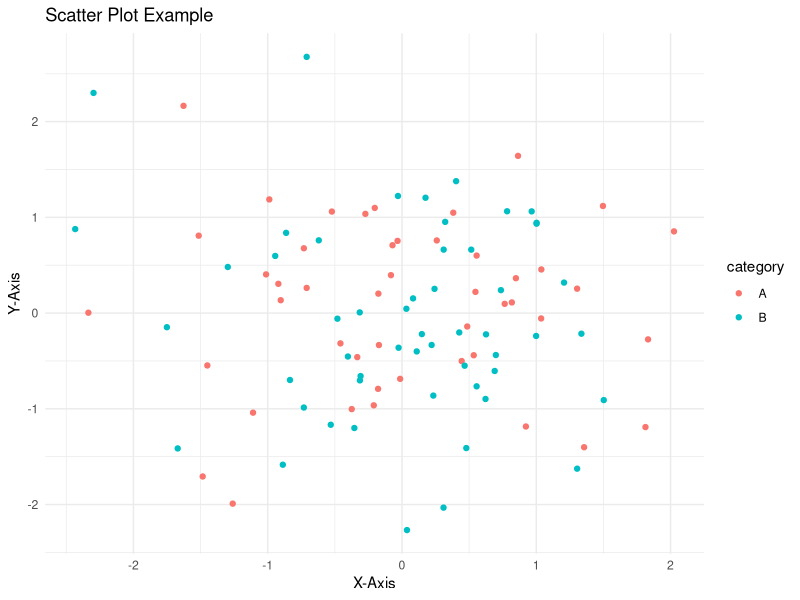
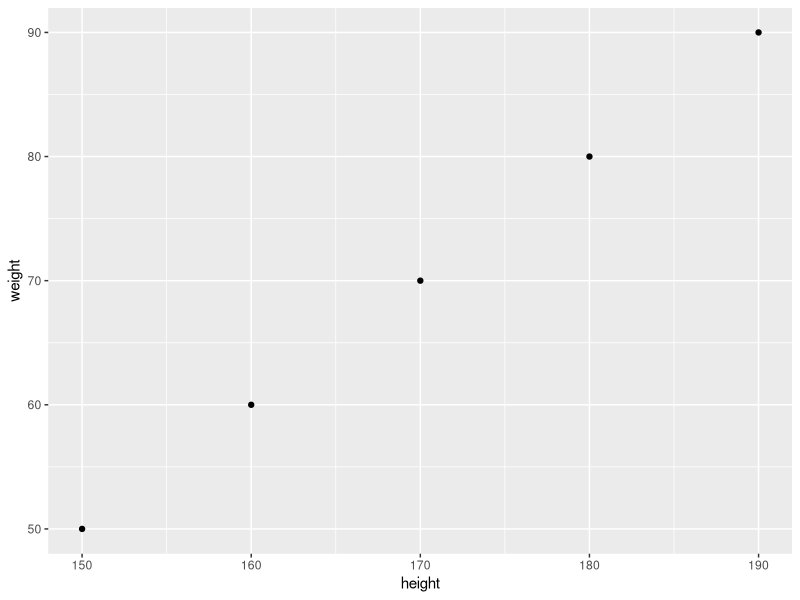
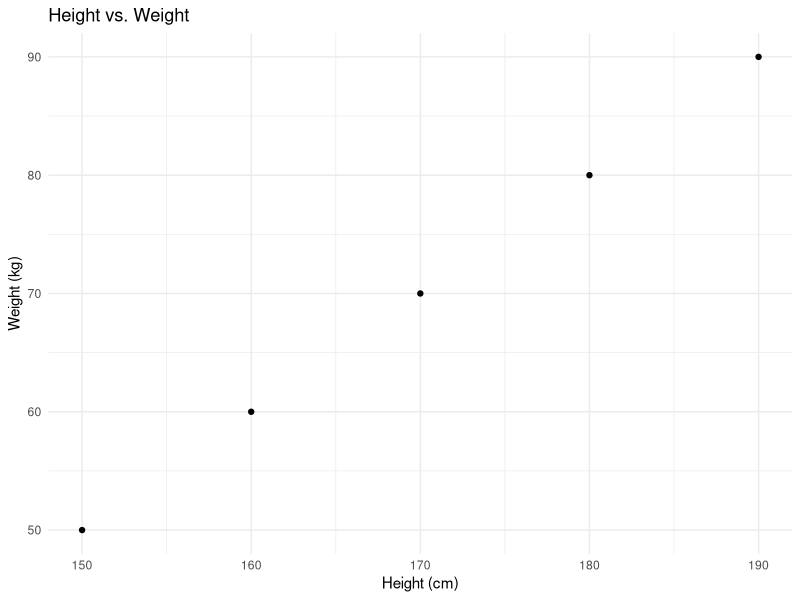
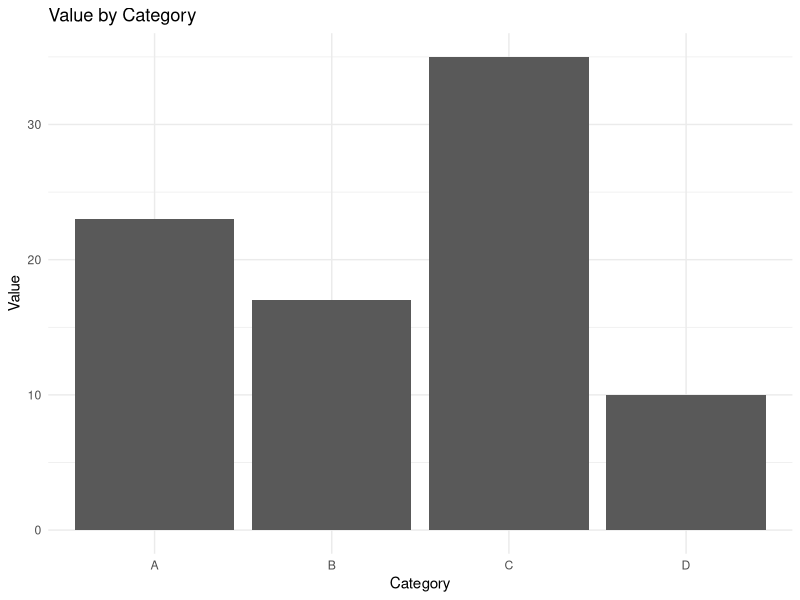
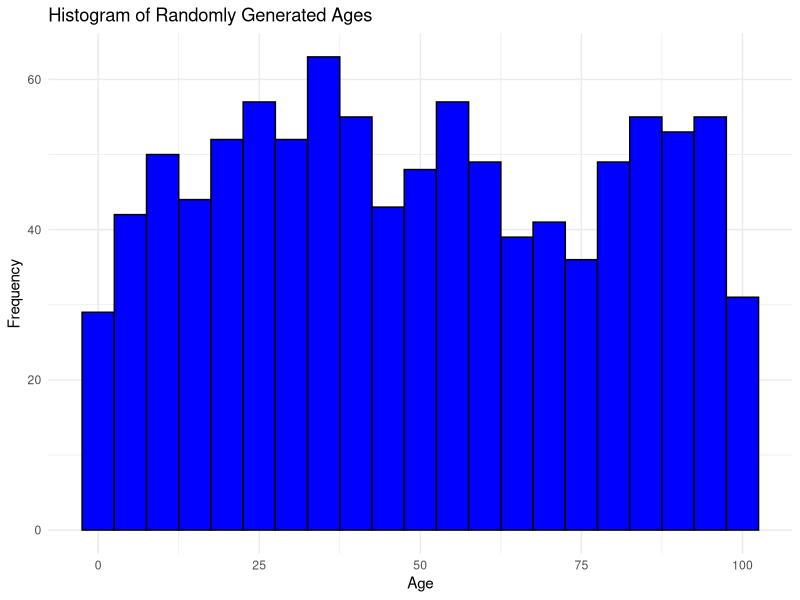
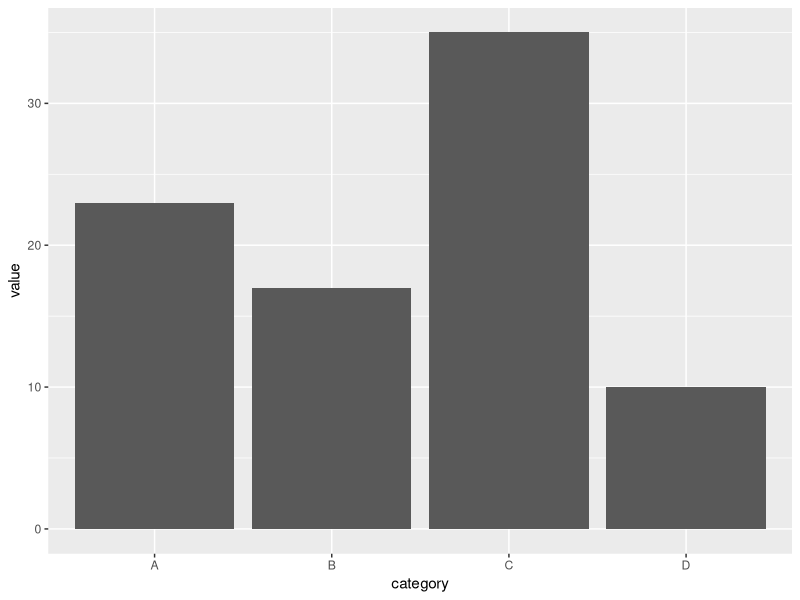
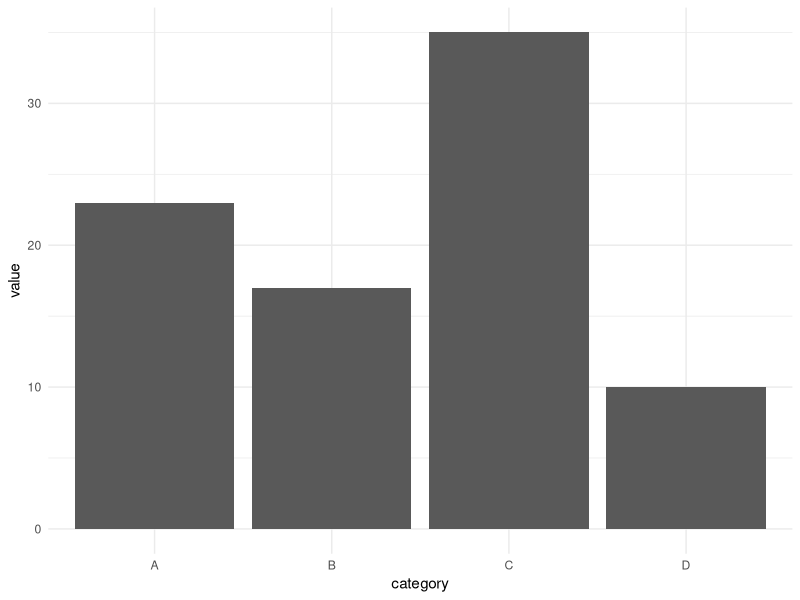
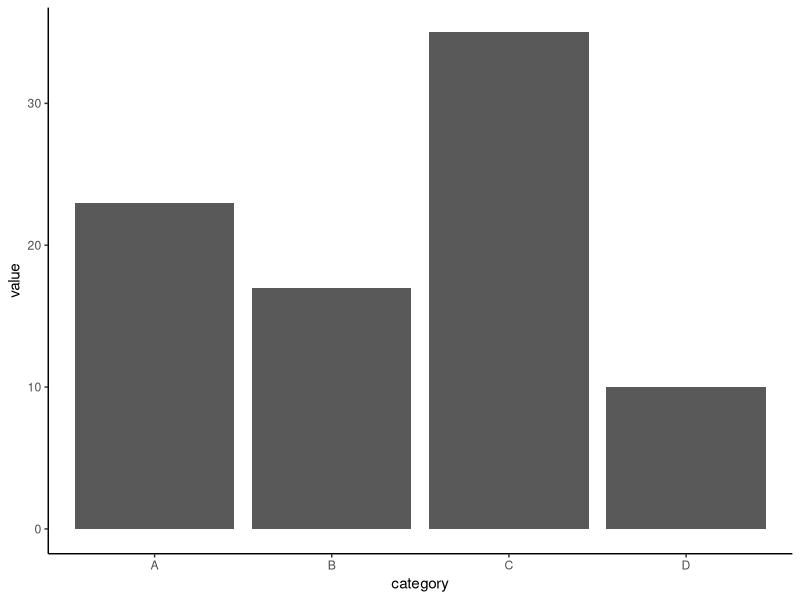

Here is the R script that generated these plots, in order:
## ---- chunk 1
library(ggplot2)

# Sample data
df <- data.frame(
  x = rnorm(100),
  y = rnorm(100),
  category = sample(c("A", "B"), 100, replace = TRUE)
)

# Creating a scatter plot
ggplot(df, # data
       aes(x = x, y = y, color = category)) + #aesthetics
  geom_point() + #geometrics
  labs(title = "Scatter Plot Example", x = "X-Axis", y = "Y-Axis") +
  theme_minimal()
## ---- chunk 2
#Prepare a Sample data
df <- data.frame(
  height = c(150, 160, 170, 180, 190),
  weight = c(50, 60, 70, 80, 90)
)

# Creating a basic scatter plot
ggplot(df, # data
       aes(x = height, y = weight)) + # aesthetics
  geom_point() 
## ---- chunk 3
# Creating a basic scatter plot
ggplot(df, # data
       aes(x = height, y = weight)) + # aesthetics
  geom_point() +
  labs(title = "Height vs. Weight", x = "Height (cm)", y = "Weight (kg)") +
  theme_minimal()

## ---- chunk 4
# Sample data
df <- data.frame(
  category = c("A", "B", "C", "D"),
  value = c(23, 17, 35, 10)
)

## The data set above will be used to create a bar chart
# Creating a bar chart
ggplot(df, aes(x = category, y = value)) +
  geom_bar(stat = "identity") +
  labs(title = "Value by Category", x = "Category", y = "Value") +
  theme_minimal()
## ---- chunk 5
# Generate random 1000 ages between 0 and 100
set.seed(42)
ages <- sample(0:100, 1000, replace = TRUE)

# Create a data frame to use with ggplot
age_data <- data.frame(Age = ages)

# PLOTTING
# Create the histogram using ggplot
ggplot(age_data, aes(x = Age)) +
  geom_histogram(binwidth = 5, fill = "blue", color = "black") +
  labs(title = "Histogram of Randomly Generated Ages", x = "Age", y = "Frequency") +
  theme_minimal()
## ---- chunk 6
# Sample data
df <- data.frame(
  category = c("A", "B", "C", "D"),
  value = c(23, 17, 35, 10)
)

# Plot a basic bar chart
# Create a basic bar plot
ggplot(df, aes(x = category, y = value)) +
  geom_bar(stat = "identity")
## ---- chunk 7
# Bar plot with theme_minimal
ggplot(df, aes(x = category, y = value)) +
  geom_bar(stat = "identity") +
  theme_minimal()
## ---- chunk 8
# Bar plot with theme_classic
ggplot(df, aes(x = category, y = value)) +
  geom_bar(stat = "identity") +
  theme_classic()
## ---- chunk 9
# Bar plot with theme_light
ggplot(df, aes(x = category, y = value)) +
  geom_bar(stat = "identity") +
  theme_light()
## ---- chunk 10
# Bar plot with theme_dark
ggplot(df, aes(x = category, y = value)) +
  geom_bar(stat = "identity") +
  theme_dark()
